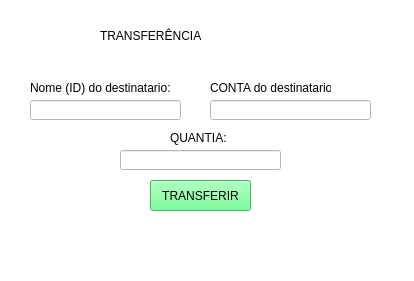
<?xml version="1.0" encoding="UTF-8"?>
<ui version="4.0">
 <class>Janela3</class>
 <widget class="QMainWindow" name="Janela3">
  <property name="geometry">
   <rect>
    <x>0</x>
    <y>0</y>
    <width>414</width>
    <height>281</height>
   </rect>
  </property>
  <property name="windowTitle">
   <string>TRANSFERENCIA BANCARIA</string>
  </property>
  <property name="styleSheet">
   <string notr="true">background-color: rgb(255, 255, 255);</string>
  </property>
  <widget class="QWidget" name="centralwidget">
   <widget class="QLabel" name="label">
    <property name="geometry">
     <rect>
      <x>100</x>
      <y>10</y>
      <width>221</width>
      <height>51</height>
     </rect>
    </property>
    <property name="styleSheet">
     <string notr="true">font: 22pt &quot;MS Shell Dlg 2&quot;;</string>
    </property>
    <property name="text">
     <string>TRANSFERÊNCIA</string>
    </property>
   </widget>
   <widget class="QLineEdit" name="inputContaTrans">
    <property name="geometry">
     <rect>
      <x>210</x>
      <y>100</y>
      <width>161</width>
      <height>20</height>
     </rect>
    </property>
   </widget>
   <widget class="QLabel" name="label_3">
    <property name="geometry">
     <rect>
      <x>210</x>
      <y>80</y>
      <width>121</width>
      <height>16</height>
     </rect>
    </property>
    <property name="text">
     <string>CONTA do destinatario:</string>
    </property>
   </widget>
   <widget class="QLabel" name="label_4">
    <property name="geometry">
     <rect>
      <x>170</x>
      <y>130</y>
      <width>71</width>
      <height>16</height>
     </rect>
    </property>
    <property name="text">
     <string>QUANTIA:</string>
    </property>
   </widget>
   <widget class="QLineEdit" name="inputQuantiaTrans">
    <property name="geometry">
     <rect>
      <x>120</x>
      <y>150</y>
      <width>161</width>
      <height>20</height>
     </rect>
    </property>
   </widget>
   <widget class="QPushButton" name="button_Transferencia">
    <property name="geometry">
     <rect>
      <x>150</x>
      <y>180</y>
      <width>101</width>
      <height>31</height>
     </rect>
    </property>
    <property name="styleSheet">
     <string notr="true">background-color: rgb(85, 255, 127);</string>
    </property>
    <property name="text">
     <string>TRANSFERIR</string>
    </property>
   </widget>
   <widget class="QLabel" name="label_ErrorTrans">
    <property name="geometry">
     <rect>
      <x>50</x>
      <y>220</y>
      <width>321</width>
      <height>31</height>
     </rect>
    </property>
    <property name="text">
     <string/>
    </property>
   </widget>
   <widget class="QLabel" name="label_2">
    <property name="geometry">
     <rect>
      <x>30</x>
      <y>80</y>
      <width>141</width>
      <height>16</height>
     </rect>
    </property>
    <property name="text">
     <string>Nome (ID) do destinatario:</string>
    </property>
   </widget>
   <widget class="QLineEdit" name="inputNomeTrans">
    <property name="geometry">
     <rect>
      <x>30</x>
      <y>100</y>
      <width>151</width>
      <height>20</height>
     </rect>
    </property>
   </widget>
  </widget>
 </widget>
 <resources/>
 <connections/>
</ui>
